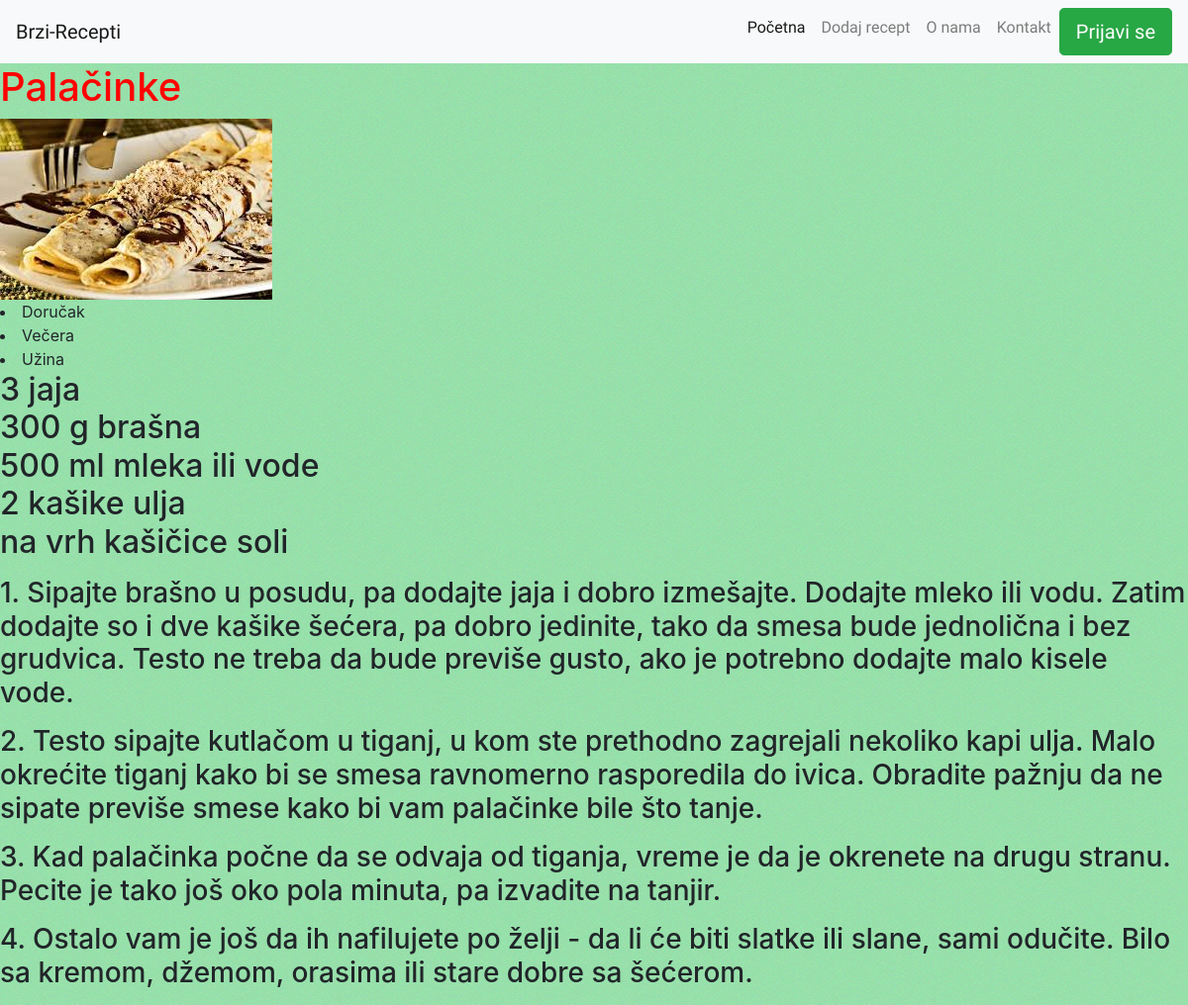
Page /recepti/2/ on the committed database.
### recepti/models.py (models this page shows, shortened)
class Jela(models.Model):
    ime = models.CharField(max_length=100)
    slika = models.FileField()
    kategorija = models.ManyToManyField(Kategorije)
    sastojci = models.ManyToManyField(Sastojci)
    sastojci_opis = models.TextField(null=True)
    nacin_pripreme = models.TextField()
    je_vegeterijansko = models.BooleanField(default=False)
    class Meta:
        verbose_name_plural = "Jela"

class Kategorije(models.Model):                                               # dorucak, rucak, vecera, dezert
    ime = models.CharField(max_length=100)
    class Meta:
        verbose_name_plural = "Kategorije"
    def __str__(self):
        return self.ime

### recepti/views.py (the view)
# urls.py: path('recepti/<int:pk>/', views.DetailView.as_view(), name='detalji'),
class DetailView(generic.DetailView):  # detalji recepta
    context_object_name = 'jelo'
    model = Jela
    template_name = 'recepti/detail.html'

### recepti/templates/recepti/detail.html (shortened to what this page needs)
{% extends 'recepti/base.html' %}
{% load staticfiles %}
{% block body %}
    <link rel="stylesheet" type="text/css" href="{% static 'recepti/detail.css' %}" >
    <h1> {{jelo.ime}} </h1>
    <img src="{{jelo.slika.url}}">
    {% for kategorije in jelo.kategorija.all %}
      <li>{{kategorije}}</li>
    {% endfor %}
    <h2> {{jelo.sastojci_opis|linebreaks}}</h2>
    <h3> {{jelo.nacin_pripreme|linebreaks}}</h3>
{% endblock %}

### recepti/static/recepti/style.css (style rules this page uses)
body { background: url("images/background.png"); background-color: #85f5a3; }

### recepti/static/recepti/detail.css (style rules this page uses)
h1 { color: red; }

### rows in the picture
Jela: ime "Palačinke", slika (picture), sastojci_opis "3 jaja 300 g brašna 500 ml mleka ili vode 2 kašike ulja na vrh kašičice soli", nacin_pripreme "1. Sipajte brašno u posudu, pa dodajte jaja i dobro izmešajte. Dodajte mleko ili vodu. Zatim dodajte so i dve kašike šećera, pa dobro jedinite, tako da smesa bude jednolična i bez grudvica. Testo ne treba da bude previše gusto, ako je potrebno dodajte malo kisele vode. 2. Testo sipajte kutlačom u tiganj, u kom ste prethodno zagrejali nekoliko kapi ulja. Malo okrećite tiganj kako bi se smesa ravnomerno rasporedila do ivica. Obradite pažnju da ne sipate previše smese kako bi vam palačinke bile što tanje. 3. Kad palačinka počne da se odvaja od tiganja, vreme je da je okrenete na drugu stranu. Pecite je tako još oko pola minuta, pa izvadite na tanjir. 4. Ostalo vam je još da ih nafilujete po…"
Kategorije: ime "Doručak"
Kategorije: ime "Večera"
Kategorije: ime "Užina"
